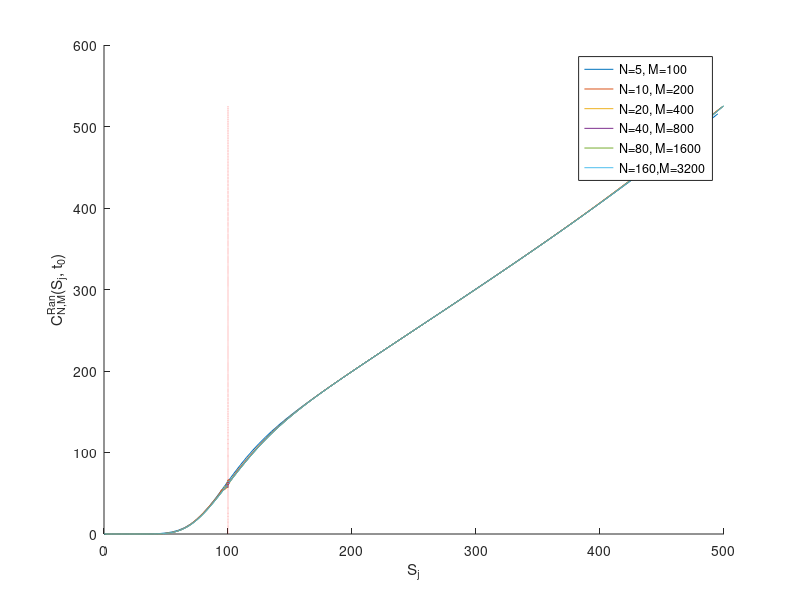

This figure's MATLAB source:
% Solves the untransformed B-S PDE for the price of an asset-or-nothing
% call option using Rannacher smoothing.
clear all;
format long
S0 = 100;       % Initial asset price
K = 100;        % Strike price
r = 0.02;       % Interest rate
sigma = 0.2;    % Option volatility
T = 2;          % Time to expiry
theta = 1;      % Initially 1 for implicit

% Grid domain
Smin = 0;
Smax = 500; 
N_list = [5 .*2.^[0:5]];    % Time
M_list = [100 .*2.^[0:5]];  % Space 

hold on
tic
for nn = 1:length(N_list)
    N = N_list(nn);     % Number of time intervals,
    MM = M_list(nn);    % Number of space intervals

    dt = T/N;               % Time stepsize
    dS = (Smax-Smin)/MM;    % Space stepsize             
    S = Smin:dS:Smax;       % Space partition 
    
    % Compute the discretisation matrix, MM = 2*J
    m = MM - 1 ; % Number of interior points
    
    % Initial condition - call payoff only for interior points
    u = zeros(m, 1);
    for s = 2:length(S) - 1
        if S(s) < K
            u(s-1) = 0;
        else
            u(s-1) = S(s);
        end
    end
        
    % Use sparse function for faster runtime
    I = sparse(eye(m)); % Identify matrix of size m
    e = ones(m, 1);     % Vector of ones
        
    % spdiags(B, d, m, n) creates an m-by-n sparse matrix by taking the
    % columns of B and placing them along the diagonals specified by d, see
    % Practical 7.
        % [-e 0*e e] forms [-1 0 1] pattern.
        % [-e -2*e e] forms the [1 -2 1] pattern.
        % d = -1:1 -> tridigonal using the digonal indexing system.
    M1 = spdiags([-e 0*e e], -1:1, m, m);
    M2 = spdiags([e -2*e e], -1:1, m, m);

    % Compute the coefficient vectors, see L4.17
        % Dividing f by (dS)^2 and g by (2*dS) so don't have to worry
        % for F, G and H later.
    f = -0.5 .* sigma .^2 .* S.^2 /dS/dS;
    g = -r .* S/2/dS;
    h = r .* ones(size(S));
    
    % Form M from 3 split parts
    M = sparse(diag(f(2:end - 1))) * M2 + ...
        sparse(diag(g(2: end - 1))) * M1 + ...
        sparse(diag(h(2: end - 1))) * I;

    % Form left hand side and right hand side matrices - using second form
    % in practical 7 (/delta_tau).
    lhs_mat = I/dt + theta * M;
    rhs_mat = I/dt - (1 - theta) * M;

    umin_pre = 0;
    umax_pre = Smax;
    % Loop over timestep
    for n = 1:N
        % Switch to Crank-Nicolson scheme for all remaining time steps
        if n > 3
            theta = 0.5;
        end
        
        rhs_vec = rhs_mat * u;
        
        % Use linearity boundary conditions from Q2.a):
        % Since we cannot have boundary conditions from linear system, need
        % to impose boundary conditions on not just current time step, but
        % also on previous time step.
        
        % Lower boundary value for call
        umin_now = 2*u(1) - u(2);           % At current time step    
        % Upper boundary values for call   
        umax_now = 2*u(end) - u(end - 1);   % At current time step
           
        % Adjust the boundary conditions = -theta*p_(n+1) - (1 - theta)*p_n
            % See L4.11
        rhs_vec(1) = rhs_vec(1) - theta*(f(1) + g(1)) * umin_now - ...
            (1 - theta) * (f(1) + g(1)) * umin_pre;
        
        rhs_vec(end) = rhs_vec(end) - theta*(f(end) - g(end)) * umax_now - ...
            (1 - theta) * (f(end) - g(end)) * umax_pre; 
            
        % lhs_mat * U = rhs_vec -> solve for U
        u = lhs_mat\rhs_vec;
        
        % Update umin_pre and umax_pre
        umin_pre = umin_now;    % At previous time step
        umax_pre = umax_now;    % At previous time step
    end
    
    % Plot results and find correct time-0 price
    plot(S(2:end - 1), u);
    price(1, nn) = u(find(abs(S(2:end - 1) -S0)<=1e-12), 1);
end
toc
plot(linspace(K, K, length(u)), u, "r:");
legend("N=5, M=100", "N=10, M=200", "N=20, M=400", "N=40, M=800", ...
    "N=80, M=1600", "N=160,M=3200");
xlabel("S_j");
ylabel("C^{Ran}_{N,M}(S_j, t_0)");
hold off

% Exact option price
exact_call = S0 * normcdf((log(S0/K) + (r + (sigma^2)/2)*T)/(sigma*T^(1/2)));
disp(sprintf("Exact asset-or-nothing call price: %.9g \n", exact_call));
error_vec = exact_call - price;

% Output
fprintf("N \t  M \t  Price \t Error \t\t\t Ratio \n");
for nn = 1:length(N_list)
    if N_list(nn) < 100
        fprintf("%1d \t %1d \t %3.6f", N_list(nn), M_list(nn), price(nn));
    else
        fprintf("%1d  %1d \t %3.6f", N_list(nn), M_list(nn), price(nn));
    end
    
    if (nn > 0)
        fprintf("\t %1.3e  ", error_vec(nn));
    end
    
    if (nn > 1)
        ratio(nn-1) = error_vec(nn-1)/error_vec(nn);
        fprintf("\t %3.3f", ratio(nn-1));
    end
    
    fprintf("\n");
end
